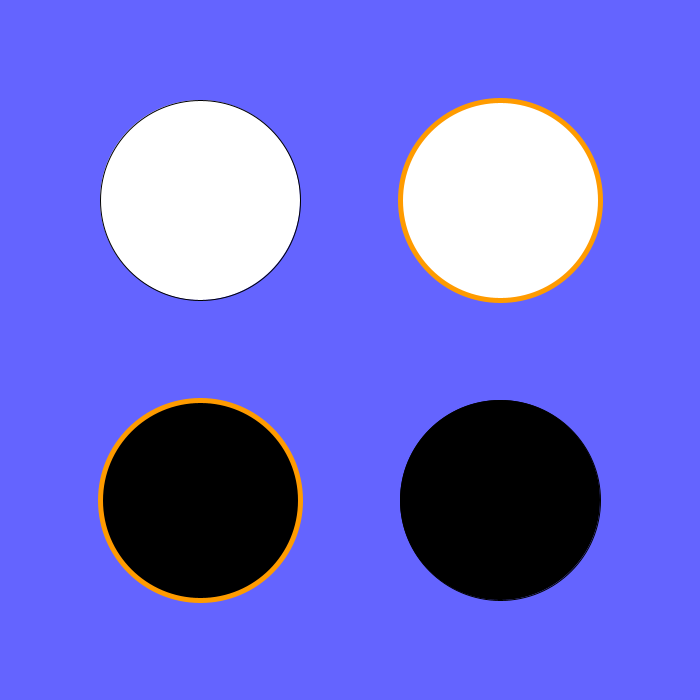
Frame 1 (no input)
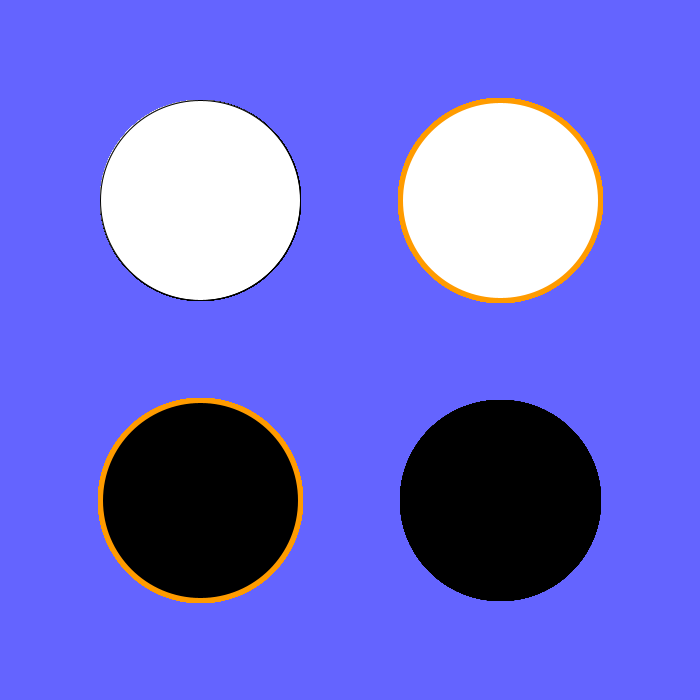
Frame 60 (the mouse pressed at the canvas centre just before this capture)
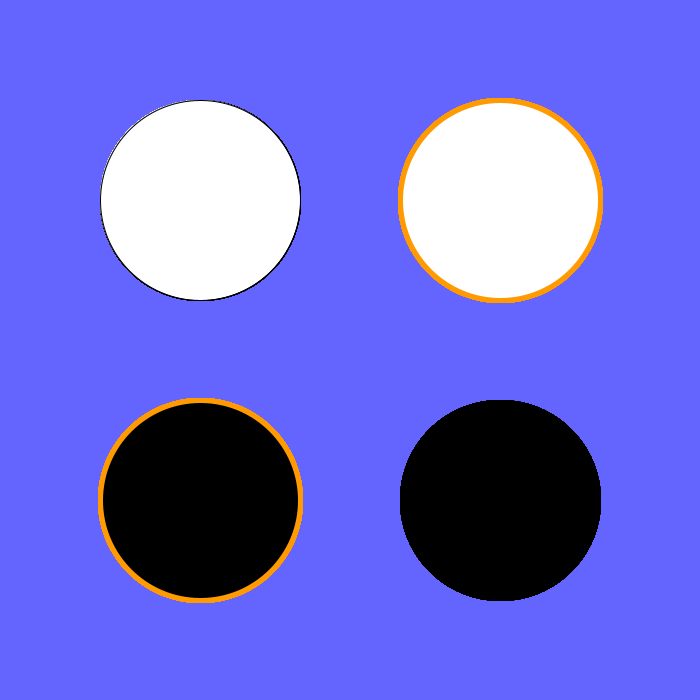
Frame 120 (the mouse held since frame 60 and released just before this capture)

The Processing sketch that drew these frames (run headless with seeded random() and noise(); from frame 60 on, the mouse is pressed at the canvas centre):

// Processing sketch: Les_4_voorbereiding
// ── Les_4_voorbereiding.pde
//OPGAVE DAMSTEEN DEEL 3
 Damsteen[] damstenen = new Damsteen[]{new Damsteen(200, 200, #FFFFFF, 200, false),
                                       new Damsteen(500, 200, #FFFFFF, 200, true), 
                                       new Damsteen(200, 500, #000000, 200, true), 
                                       new Damsteen(500, 500, #000000, 200, false)};

void setup() {
  size(700, 700);
  background(100, 100, 255);
  smooth(8);
}

void draw() {
  for(int i=0;i<damstenen.length;i++){
    damstenen[i].tekenStenen();
  }
}
                                    
class Damsteen {
  int xpos;
  int ypos;
  int kleur;
  int diameter;
  boolean isGeselecteerd;
  
  Damsteen(int xpositie, int ypositie, color kleurtje, int diametertje, boolean geselecteerd) {
    this.xpos = xpositie;
    this.ypos = ypositie;
    this.kleur = kleurtje;
    this.diameter = diametertje;
    this.isGeselecteerd = geselecteerd;
  }
  
  void tekenStenen() {
    fill(this.kleur);
    if(isGeselecteerd == true){strokeWeight(5);
                               stroke(255, 155, 0);    }
    else{strokeWeight(1);    
         stroke(0);      }
    ellipseMode(CENTER);
    ellipse(this.xpos, this.ypos, this.diameter, this.diameter);
  }
}
